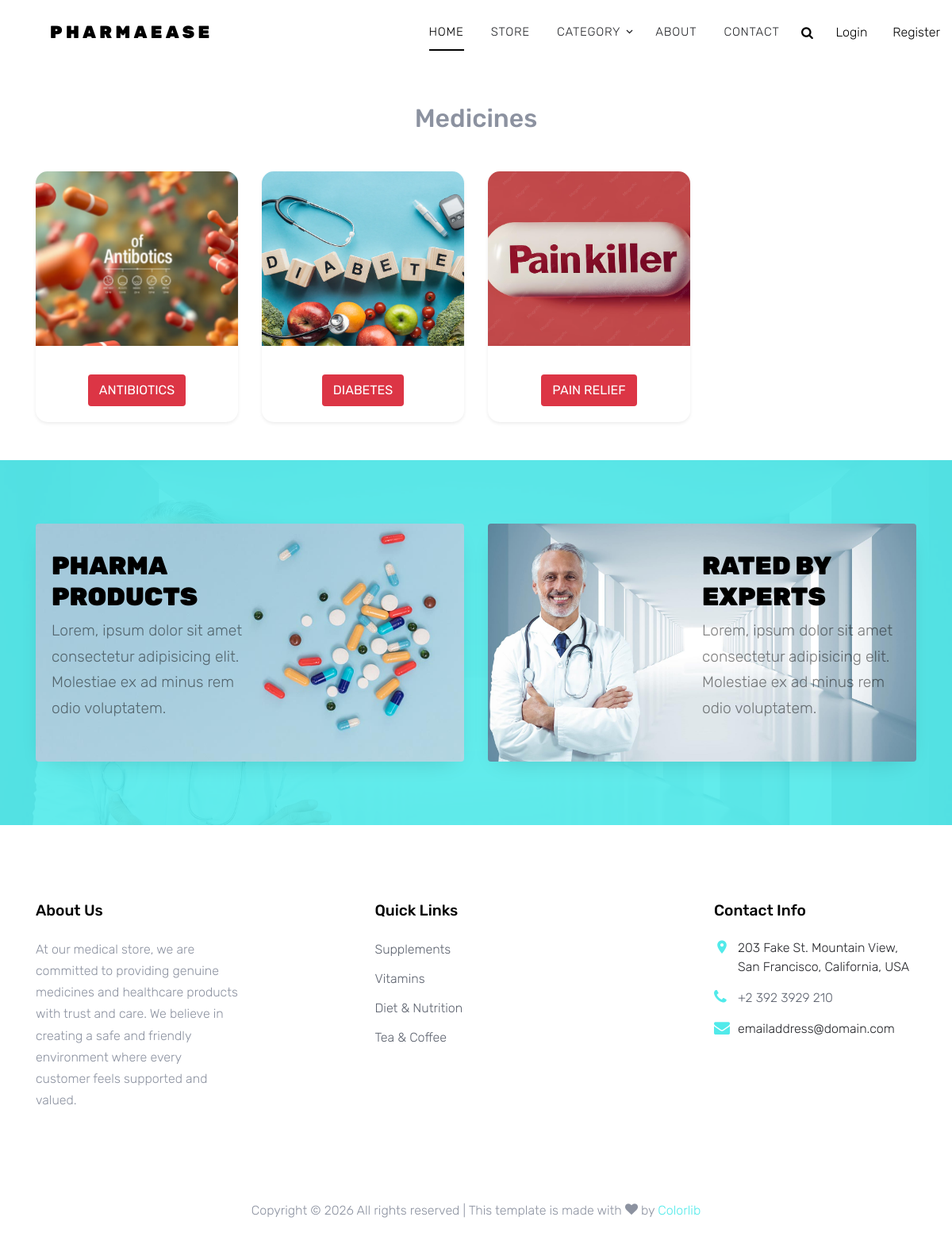
Screenshot of /subcategory/5 with the database file from the repository.
### shop/models.py (models this page shows, shortened)
class Category(models.Model):
    name = models.CharField(max_length=100)
    image = models.ImageField(upload_to='categories/')

class SubCategory(models.Model):
    name = models.CharField(max_length=100)
    image = models.ImageField(upload_to='subcategories/')
    category = models.ForeignKey(Category, on_delete=models.CASCADE)

### shop/views.py (the view)
# urls.py: path('subcategory/<int:i>',views.Sub_category.as_view(),name='subcategory'),
class Sub_category(View):
    def get(self, request, i):
        c = Category.objects.get(id=i)
        s=SubCategory.objects.filter(category=c)
        context={'category':c,'subcategory':s}
        return render(request, 'subcategory.html', context)

### cart/context_processors.py (called while the page is built)
def cart_items(request):
    total = 0
    if request.user.is_authenticated:
        u=request.user
        c = Cart.objects.filter(user=u)
        for i in c:
           total+=i.subtotal()
    return {'total':total}

### shop/context_processors.py (called while the page is built)
def menu_links(request):
    c=Category.objects.all()
    return {'links':c}

### templates/subcategory.html (shortened to what this page needs)
{% extends 'base.html' %}
{% load static %}
{% block content %}
<div class="container py-5">
    <h2 class="text-center fw-bold mb-5">
        {{ category.name }}
    </h2>
    <div class="row g-4">
        {% for i in subcategory %}
        <div class="col-lg-3 col-md-4 col-sm-6">
            <div class="card border-0 shadow-sm h-100 rounded-4">
                <img src="{{ i.image.url }}"
                     class="card-img-top"
                     style="height:220px; object-fit:cover;">
                <div class="card-body text-center">
                    <a href="{% url 'shop:product' i.id %}" class="btn btn-danger mt-2">
                        {{ i.name }}
                    </a>
                </div>
            </div>
        </div>
        {% endfor %}
    </div>
</div>
{% endblock %}

### static/css/style.css (style rules this page uses)
.card { transition:0.3s; border-radius:15px; }
.card img { border-radius:15px 15px 0 0; }
body { line-height: 1.7; color: #8c92a0; font-weight: 300; font-size: 16px; }
a { -webkit-transition: .3s all ease; -o-transition: .3s all ease; transition: .3s all ease; }
.btn { -webkit-transition: .3s all ease-in-out; -o-transition: .3s all ease-in-out; transition: .3s all ease-in-out; text-transform: uppercase; border-width: 2px; }

### rows the page displays
Category: name "Medicines"
SubCategory: image (picture), name "ANTIBIOTICS"
SubCategory: image (picture), name "DIABETES"
SubCategory: image (picture), name "PAIN RELIEF"
